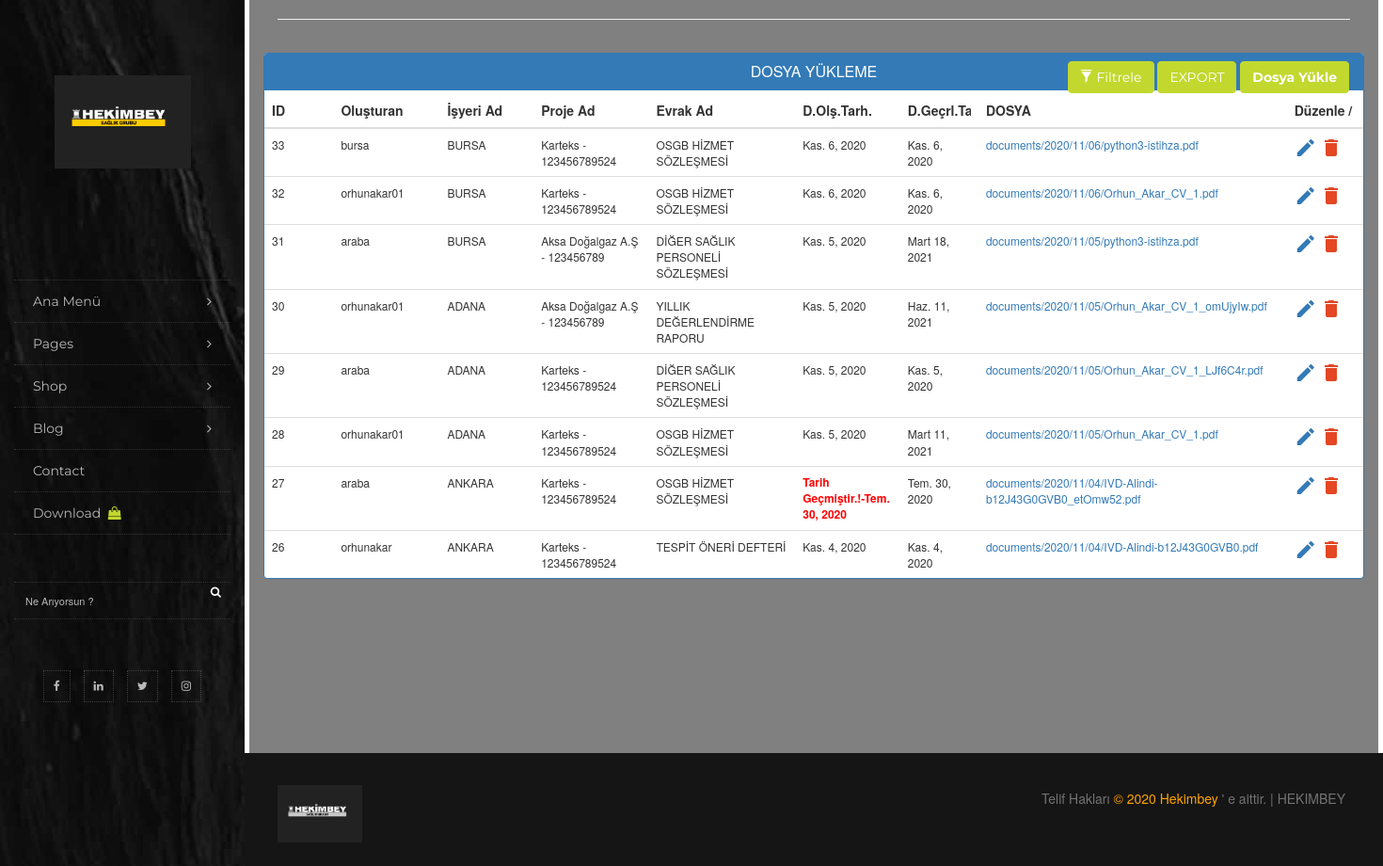
The page /dosyayukle/ (signed in) on the database its author committed.
### dosyayukle/models.py (models this page shows)
class DosyaYukle(models.Model):
     isyeri=models.ForeignKey(isyeri,on_delete=models.CASCADE,verbose_name='İş Yeri Adı',related_name='isyerim',blank=True,null=True)
     projeAdi=models.ForeignKey(calisilanFirmalar,on_delete=models.CASCADE,related_name='projeAdi',verbose_name='Proje Adı',blank=True,null=True)
     evrakAdi=models.ForeignKey(EvrakAdi,on_delete=models.CASCADE,related_name='evrakAdi',verbose_name='Evrak Adı',blank=True,null=True)
     dosyaYuklenmeTarihi=models.DateField(default=date.today,verbose_name='Dosya Hazırlama Tarihi')
     Dosya=models.FileField(upload_to="documents/%Y/%m/%d",blank=False,validators=[FileExtensionValidator(allowed_extensions=['pdf' or None])],null=False,default=None)
     onay=models.BooleanField(default=False,verbose_name='Dosya Onay')
     red=models.BooleanField(default=False,verbose_name='Dosya Ret ')
     tarih=models.DateField(default=date.today,verbose_name='Dosya Onay Tarihi')
     Olusturan = models.ForeignKey(User , on_delete=models.CASCADE , blank=True , null=True,related_name='Olusturan',verbose_name='Oluşturan Personel')
     GecerlilikTarihi=models.DateField(default=date.today,verbose_name='Dosya Geçerlilik Tarihi',null=True,blank=True)
     Aciklama=models.TextField(blank=True,null=True)
     @property
     def gec(self):
         days_before = (date.today() - timedelta(days=60))
         return self.GecerlilikTarihi < days_before

### isyeriekle/models.py (models this page shows, shortened)
class isyeri(models.Model):
    isyeriAdi=models.CharField(max_length=130,verbose_name='İşyeri Adı',blank=False,null=False)
    isyeriBolge=models.CharField(max_length=30,verbose_name='İşyeri Bölgesi',blank=True,null=True)
    isyeriSicil=models.CharField(max_length=100,verbose_name='İşyeri Sicil No',blank=True,null=True)
    isyeriEklenmeZamani=models.DateField(default=date.today,)
    def __str__(self):
        return self.isyeriAdi

### calisilanFirma/models.py (models this page shows, shortened)
class calisilanFirmalar(models.Model):
    ekle1=(
        ('Az Tehlikeli','Az Tehlikeli') ,
        ('Tehlikeli','Tehlikeli') ,
        ('Çok Tehlikeli' , 'Çok Tehlikeli') ,
        )
    Sirket = models.ForeignKey(isyeri, on_delete=models.CASCADE,blank=True,null=True)
    firmaAd=models.CharField(max_length=200,verbose_name='Çalışılacak Firma Adı')
    SicilNumarasi=models.CharField(max_length=110,verbose_name="Çalışılacak Firma'nın Sicil No")
    tehlikeSinif=models.CharField(choices=ekle1, max_length=60, verbose_name='Tehlike Sınıfı')
    isyeriCalisanSayisi=models.PositiveIntegerField(verbose_name='Çalışan sayısı')
    isyeriBolge=models.CharField(max_length=40,verbose_name='Bölge')
    isyeri_ilcesi=models.CharField(max_length=50,verbose_name='İlçe')
    ad_soyad=models.CharField(max_length=100 , verbose_name='Yetkili Ad Soyad')
    telefon=models.CharField(max_length=100,verbose_name='Yetkili Telefonu')
    e_posta=models.CharField(max_length=200,verbose_name='Yetkili E - Posta')
    kayitTarih=models.DateField(default=date.today)
    def __str__(self):
        return "{} - {}".format(self.firmaAd, self.SicilNumarasi)

### evrakAdi/models.py (models this page shows)
class EvrakAdi(models.Model):
    sira_no=models.PositiveIntegerField(verbose_name='Sıra No',blank=False,null=False)
    evrak_adi=models.CharField(max_length=300,verbose_name='Evrak Adı',blank=False,null=False)
    az_tehlike=models.PositiveIntegerField(verbose_name='Az Tehlikeli için Süre(Ay)')
    tehlike=models.PositiveIntegerField(verbose_name='Tehlikeli için Süre(Ay)')
    cok_tehlike=models.PositiveIntegerField(verbose_name='Çok Tehlikeli için Süre(Ay)')
    def __str__(self):
        return self.evrak_adi

### dosyayukle/views.py (the view)
# urls.py: url('', views.dosyayukle_view, name='dosyayukle_view'),
@login_required(login_url=login_view)
def dosyayukle_view(request):
    if request.user.is_staff or request.user.is_superuser:
        listele = DosyaYukle.objects.all().order_by('-pk')
    else:
        listele=DosyaYukle.objects.filter(Olusturan=request.user).order_by('-pk')
    return render(request , 'dosyayukle/views.html' , {'listele': listele})

### dosyayukle/templates/dosyayukle/views.html (shortened to what this page needs)
{% extends 'dosyayukle/isyeriekle.html' %}
{% block content %}
<head>
</head>
<link href="//netdna.bootstrapcdn.com/bootstrap/3.1.0/css/bootstrap.min.css" rel="stylesheet" id="bootstrap-css">
<link rel="stylesheet" href="https://maxcdn.bootstrapcdn.com/font-awesome/4.7.0/css/font-awesome.min.css">
<link rel="stylesheet" href="https://maxcdn.bootstrapcdn.com/bootstrap/3.3.7/css/bootstrap.min.css">
<div class="container">
    <hr>
    <div class="row">
        <div class="panel panel-primary filterable">
            <div class="panel-heading">
                <h3 class="panel-title">DOSYA YÜKLEME</h3>
                <div class="pull-right">
                    <button class="btn btn-default btn-s btn-filter"><span class="glyphicon glyphicon-filter"></span> Filtrele </button>
                    <button class="btn btn-default btn-s " id="btnExport" onclick="fnExcelReport();"> EXPORT </button>
                    <a href="{% url 'dosyayukle_create' %}" ><button class="btn btn-default btn-s "  > <b>Dosya Yükle</b>  </button></a>
                </div>
            </div>
            <table class="table table-fit table-hover"  lang="tr" id="headerTable">
                <thead>
                    <tr class="filters">
                        <th><input type="text" class="form-control" placeholder="ID" disabled></th>
                        <th><input type="text" class="form-control" placeholder="Oluşturan" disabled></th>
                        <th><input type="text" class="form-control auto-width" placeholder="İşyeri Ad" disabled></th>
                        <th><input type="text" class="form-control" placeholder="Proje Ad" disabled></th>
                        <th><input type="text" class="form-control" placeholder="Evrak Ad" disabled></th>
                        <th><input type="text" class="form-control" placeholder="D.Olş.Tarh." disabled></th>
                        <th><input type="text" class="form-control" placeholder="D.Geçrl.Tarh." disabled></th>
                        <th><input type="text" class="form-control" placeholder="DOSYA" disabled></th>
                        <th><input type="text" class="form-control" placeholder="Düzenle / Sil" disabled></th>
                    </tr>
                </thead>
                <tbody>
                {% for liste in listele %}
                    <tr class="filters">
                        <td>{{liste.id}}</td>
                        <td>{{liste.Olusturan.username}}</td>
                        <td>{{liste.isyeri}}</td>
                        <td>{{liste.projeAdi}}</td>
                        <td>{{liste.evrakAdi}}</td>
                        <td>{% if liste.gec %}
                            <b style="color:red">Tarih Geçmiştir.!-{{liste.dosyaYuklenmeTarihi}}</b>
                            {% else %}
                            {{liste.dosyaYuklenmeTarihi}}
                            {% endif %}
                        </td>
                        <td>{{liste.GecerlilikTarihi}}</td>
                        <td><a href="{{liste.Dosya.url | default_if_none:'#'}}" download > {{liste.Dosya}}</a></td>
                        <td><a href="{% url 'dosyayukle_update' liste.id %}" class="material-icons"></a>
                            <a href="{% url 'dosyayukle_delete' liste.id %}" class="delete material-icons"  onclick="return confirmDel();" ></a>
                        </td>
                    </tr>
                {% endfor %}
                </tbody>
            </table>
        </div>
    </div>
</div>
{% endblock %}

### isyeriekle/static/style.css (style rules this page uses)
body { background-color: #ffffff; color: #aeaeae; font-size: 15px; line-height: 1.6; font-family: "Poppins", serif; }
blockquote, a h1, a h2, a h3, a h4, a h5, a h6, h1 a, h2 a, h3 a, h4 a, h5 a, h6 a, h1, h2, h3, h4, h5, h6, .h1, .h2, .h3, .h4 { color: #000000; font-family: 'Montserrat', sans-serif; font-weight: 400; line-height: 1.1; }
.container { width: 100%; max-width: 1180px; }
.btn { -moz-user-select: none; background-image: none; border: 0 solid transparent; border-radius: 0; color: #ffffff; display: inline-block; font-family: 'Montserrat', sans-serif; font-size: 14px; font-weight: 600; padding: 13px 40px; text-align: center; white-space: nowrap; }
.bgcolor1, .btn-default:active:hover, .btn-default.active:hover, .open>.dropdown-toggle.btn-default:hover, .btn-default:active:focus, .btn-default.active:focus, .open>.dropdown-toggle.btn-default:focus, .btn-default:active.focus, .btn-default.active.focus, .open>.dropdown-toggle.btn-default.focus, .btn-default:active, .btn-default.active, .open>.dropdown-toggle.btn-default, .btn-default.disabled:hover, .btn-default[disabled]:hover, fieldset[disabled] .btn-default:hover, .btn-default.disabled:focus, .btn-default[disabled]:focus, fieldset[disabled] .btn-default:focus, .btn-default.disabled.focus, .btn-default[disabled].focus, fieldset[disabled] .btn-default.focus, .btn-default { background-color: #c2d82e !important; border-color: #c2d82e !important; color: #ffffff !important; }

### dosyayukle/templates/dosyayukle/views.html (style rules this page uses)
.filterable { margin-top: 15px; }
.filterable .panel-heading .pull-right { margin-top: -20px; }
.filterable .filters input[disabled] { background-color: transparent; border: none; cursor: auto; box-shadow: none; padding: 0; height: auto; }
table.table td a.delete { color: #E34724; }
table { font-size: 12px; }

### rows shown on the page
DosyaYukle: id "33", Olusturan.username "bursa", isyeri "BURSA", projeAdi "Karteks - 123456789524", evrakAdi "OSGB HİZMET SÖZLEŞMESİ", dosyaYuklenmeTarihi "Kas. 6, 2020", GecerlilikTarihi "Kas. 6, 2020", Dosya "documents/2020/11/06/python3-istihza.pdf"
DosyaYukle: id "32", Olusturan.username "orhunakar01", isyeri "BURSA", projeAdi "Karteks - 123456789524", evrakAdi "OSGB HİZMET SÖZLEŞMESİ", dosyaYuklenmeTarihi "Kas. 6, 2020", GecerlilikTarihi "Kas. 6, 2020", Dosya "documents/2020/11/06/Orhun_Akar_CV_1.pdf"
DosyaYukle: id "31", Olusturan.username "araba", isyeri "BURSA", projeAdi "Aksa Doğalgaz A.Ş - 123456789", evrakAdi "DİĞER SAĞLIK PERSONELİ SÖZLEŞMESİ", dosyaYuklenmeTarihi "Kas. 5, 2020", GecerlilikTarihi "Mart 18, 2021", Dosya "documents/2020/11/05/python3-istihza.pdf"
DosyaYukle: id "30", Olusturan.username "orhunakar01", isyeri "ADANA", projeAdi "Aksa Doğalgaz A.Ş - 123456789", evrakAdi "YILLIK DEĞERLENDİRME RAPORU", dosyaYuklenmeTarihi "Kas. 5, 2020", GecerlilikTarihi "Haz. 11, 2021", Dosya "documents/2020/11/05/Orhun_Akar_CV_1_omUjyIw.pdf"
DosyaYukle: id "29", Olusturan.username "araba", isyeri "ADANA", projeAdi "Karteks - 123456789524", evrakAdi "DİĞER SAĞLIK PERSONELİ SÖZLEŞMESİ", dosyaYuklenmeTarihi "Kas. 5, 2020", GecerlilikTarihi "Kas. 5, 2020", Dosya "documents/2020/11/05/Orhun_Akar_CV_1_LJf6C4r.pdf"
DosyaYukle: id "28", Olusturan.username "orhunakar01", isyeri "ADANA", projeAdi "Karteks - 123456789524", evrakAdi "OSGB HİZMET SÖZLEŞMESİ", dosyaYuklenmeTarihi "Kas. 5, 2020", GecerlilikTarihi "Mart 11, 2021", Dosya "documents/2020/11/05/Orhun_Akar_CV_1.pdf"
DosyaYukle: id "27", Olusturan.username "araba", isyeri "ANKARA", projeAdi "Karteks - 123456789524", evrakAdi "OSGB HİZMET SÖZLEŞMESİ", dosyaYuklenmeTarihi "Tem. 30, 2020", GecerlilikTarihi "Tem. 30, 2020", Dosya "documents/2020/11/04/IVD-Alindi-b12J43G0GVB0_etOmw52.pdf"
DosyaYukle: id "26", Olusturan.username "orhunakar", isyeri "ANKARA", projeAdi "Karteks - 123456789524", evrakAdi "TESPİT ÖNERİ DEFTERİ", dosyaYuklenmeTarihi "Kas. 4, 2020", GecerlilikTarihi "Kas. 4, 2020", Dosya "documents/2020/11/04/IVD-Alindi-b12J43G0GVB0.pdf"
